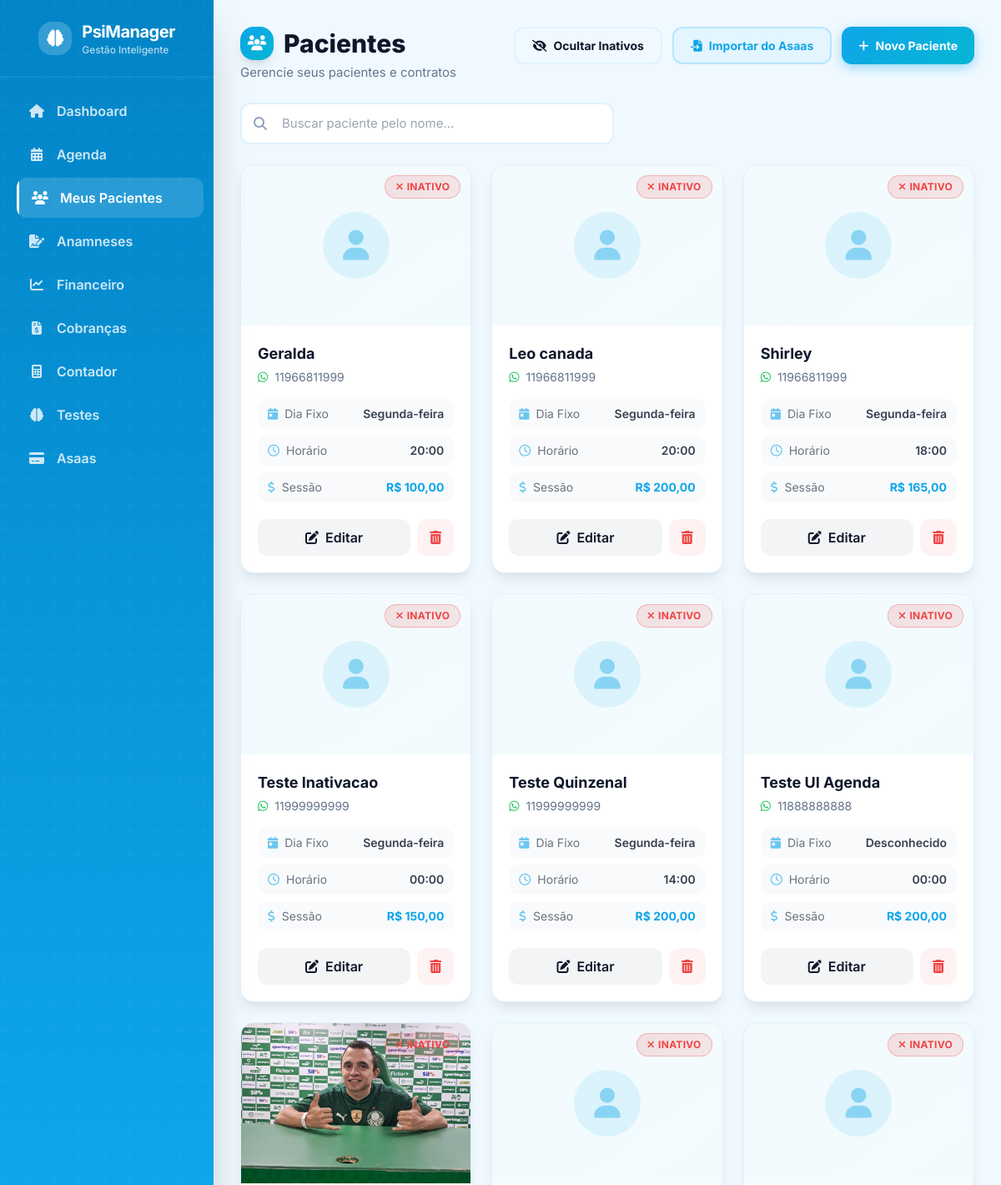
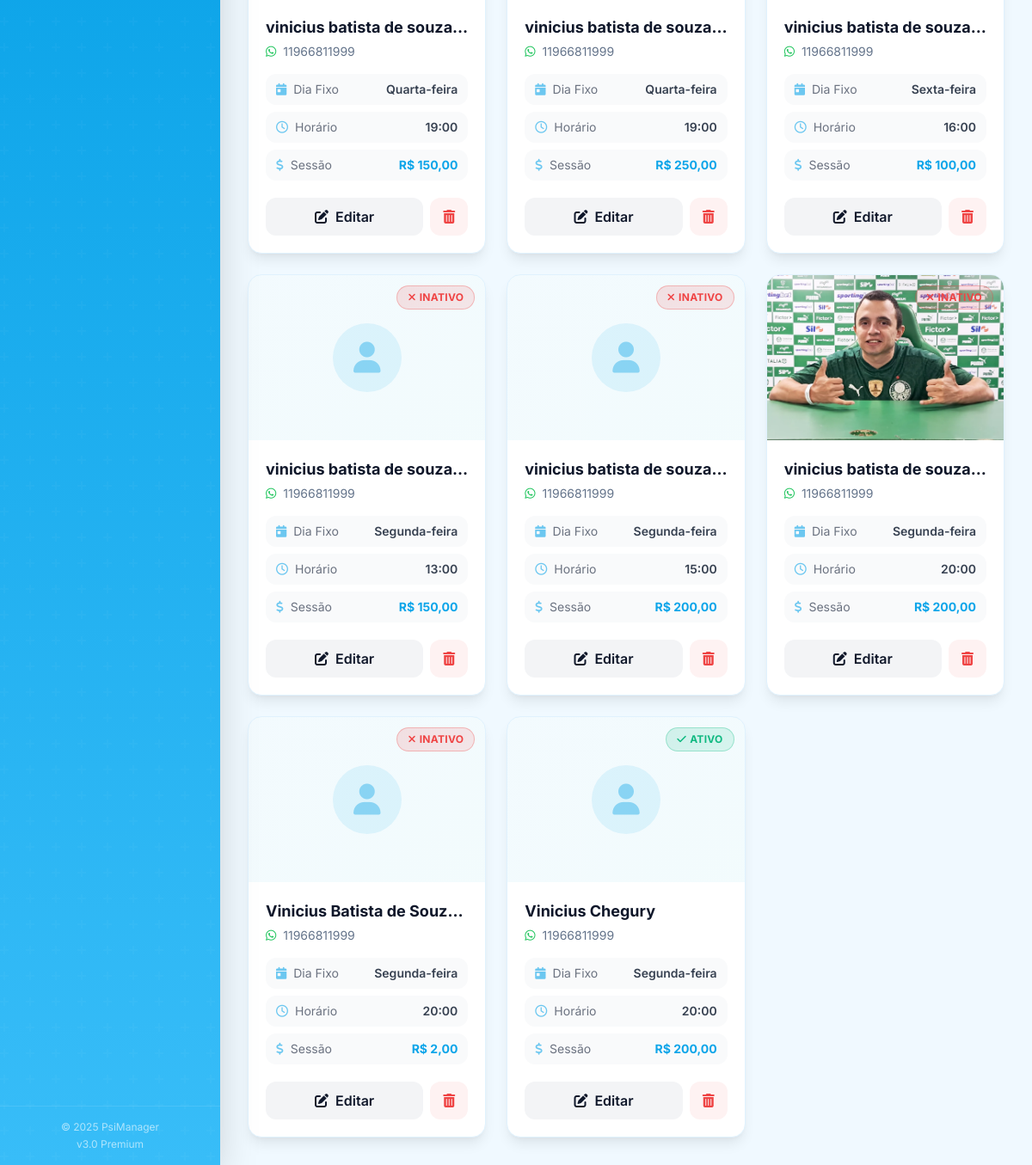
/pacientes.php?show_inactive=1, run on the app's committed database (2 pictures, top to bottom).
### tables this page shows
CREATE TABLE `pacientes` (
  `id` int(11) NOT NULL,
  `nome` varchar(100) NOT NULL,
  `cpf` varchar(14) NOT NULL,
  `whatsapp` varchar(20) NOT NULL,
  `email` varchar(100) DEFAULT NULL,
  `dia_semana_fixo` int(11) NOT NULL COMMENT '1=Seg, 2=Ter, 3=Qua, 4=Qui, 5=Sex',
  `horario_fixo` time NOT NULL,
  `valor_sessao` decimal(10,2) NOT NULL,
  `dia_vencimento` int(11) NOT NULL COMMENT 'Dia do mês (ex: 5, 10, 15)',
  `dias_antecedencia` int(11) NOT NULL DEFAULT 5,
  `ativo` tinyint(1) NOT NULL DEFAULT 1,
  `created_at` timestamp NOT NULL DEFAULT current_timestamp(),
  `foto` varchar(255) DEFAULT NULL,
  `frequencia` enum('semanal','quinzenal') DEFAULT 'semanal',
  `semana_inicio` tinyint(1) DEFAULT 1
);

### includes/functions.php (called while the page is built, shortened)
<?php
function formatMoney($value) {
    return 'R$ ' . number_format($value, 2, ',', '.');
}
function getDayName($dayNumber) {
    $days = [
        1 => 'Segunda-feira',
        2 => 'Terça-feira',
        3 => 'Quarta-feira',
        4 => 'Quinta-feira',
        5 => 'Sexta-feira',
        6 => 'Sábado',
        7 => 'Domingo'
    ];
    return $days[$dayNumber] ?? 'Desconhecido';
}
?>

### pacientes.php (the view, shortened to what this page needs)
<?php
require_once __DIR__ . '/config/db.php';
require_once __DIR__ . '/includes/functions.php';
include __DIR__ . '/includes/header.php';
$showInactive = isset($_GET['show_inactive']) && $_GET['show_inactive'] == '1';
$sql = "SELECT * FROM pacientes";
$sql .= " ORDER BY nome ASC";
$stmt = $pdo->query($sql);
$pacientes = $stmt->fetchAll();
?>
<div class="page-header mb-6">
    <div>
        <h2 class="page-title flex items-center gap-3">
            <span class="w-10 h-10 bg-gradient-to-br from-primary to-accent rounded-xl flex items-center justify-center text-white shadow-lg">
                <i class="fas fa-users text-lg"></i>
            </span>
            Pacientes
        </h2>
        <p class="page-subtitle">Gerencie seus pacientes e contratos</p>
    </div>
    <div class="flex flex-wrap gap-2 sm:gap-3 mt-4 sm:mt-0">
        <?php if ($showInactive): ?>
            <a href="pacientes.php" class="btn btn-secondary"><i class="fas fa-eye-slash"></i> <span class="hidden sm:inline">Ocultar Inativos</span></a>
        <?php else: ?>
            <a href="pacientes.php?show_inactive=1" class="btn btn-secondary"><i class="fas fa-eye"></i> <span class="hidden sm:inline">Mostrar Inativos</span></a>
        <?php endif; ?>
        <a href="pacientes_importar_asaas.php" class="btn btn-secondary border-primary/20 text-primary bg-primary/5 hover:bg-primary/10">
            <i class="fas fa-file-import"></i> <span>Importar do Asaas</span>
        </a>
        <a href="cadastro.php" class="btn btn-primary"><i class="fas fa-plus"></i> <span>Novo Paciente</span></a>
    </div>
</div>
<div class="mb-6">
    <div class="search-box w-full sm:max-w-md">
        <input type="text" id="search-pacientes" placeholder="Buscar paciente pelo nome..." class="w-full py-3">
    </div>
</div>
<div id="pacientes-grid" class="grid grid-cols-1 sm:grid-cols-2 lg:grid-cols-3 xl:grid-cols-4 gap-4 md:gap-6">
    <?php if (empty($pacientes)): ?>
        <div class="col-span-full">
            <div class="card-shadow">
                <div class="empty-state py-12">
                    <div class="empty-state-icon"><i class="fas fa-user-plus"></i></div>
                    <p class="empty-state-title">Nenhum paciente encontrado</p>
                    <p class="empty-state-text">Comece cadastrando seu primeiro paciente</p>
                    <a href="cadastro.php" class="btn btn-primary mt-4"><i class="fas fa-plus"></i> Cadastrar Paciente</a>
                </div>
            </div>
        </div>
    <?php else: ?>
        <?php foreach ($pacientes as $paciente): ?>
        <div class="card-shadow overflow-hidden group" data-searchable="<?php echo htmlspecialchars(strtolower($paciente['nome'] . ' ' . $paciente['whatsapp'] . ' ' . $paciente['email'])); ?>">
            <div class="relative h-40 sm:h-48 bg-gradient-to-br from-primary/5 to-accent/5 overflow-hidden">
                <?php if (!empty($paciente['foto']) && file_exists(__DIR__ . '/public/uploads/pacientes/' . $paciente['foto'])): ?>
                    <img src="public/uploads/pacientes/<?php echo $paciente['foto']; ?>" alt="<?php echo htmlspecialchars($paciente['nome']); ?>" class="w-full h-full object-cover group-hover:scale-105 transition-transform duration-500">
                <?php else: ?>
                    <div class="w-full h-full flex items-center justify-center">
                        <div class="w-20 h-20 rounded-full bg-primary/10 flex items-center justify-center">
                            <i class="fas fa-user text-4xl text-primary/40"></i>
                        </div>
                    </div>
                <?php endif; ?>
                <div class="absolute top-3 right-3">
                    <?php if ($paciente['ativo']): ?>
                        <span class="badge badge-success"><i class="fas fa-check text-xs"></i> Ativo</span>
                    <?php else: ?>
                        <span class="badge badge-danger"><i class="fas fa-times text-xs"></i> Inativo</span>
                    <?php endif; ?>
                </div>
            </div>
            <div class="p-4 sm:p-5">
                <h3 class="text-lg font-bold text-text-main mb-1 truncate"><?php echo htmlspecialchars($paciente['nome']); ?></h3>
                <p class="text-sm text-text-light mb-4 flex items-center gap-2">
                    <i class="fab fa-whatsapp text-green-500"></i> <?php echo htmlspecialchars($paciente['whatsapp']); ?>
                </p>
                <div class="space-y-2 mb-5">
                    <div class="flex justify-between items-center text-sm bg-gray-50 rounded-lg px-3 py-2">
                        <span class="text-gray-500 flex items-center gap-2"><i class="fas fa-calendar-day text-primary/60"></i> Dia Fixo</span>
                        <span class="font-semibold text-gray-700"><?php echo getDayName($paciente['dia_semana_fixo']); ?></span>
                    </div>
                    <div class="flex justify-between items-center text-sm bg-gray-50 rounded-lg px-3 py-2">
                        <span class="text-gray-500 flex items-center gap-2"><i class="far fa-clock text-primary/60"></i> Horário</span>
                        <span class="font-semibold text-gray-700"><?php echo substr($paciente['horario_fixo'], 0, 5); ?></span>
                    </div>
                    <div class="flex justify-between items-center text-sm bg-gray-50 rounded-lg px-3 py-2">
                        <span class="text-gray-500 flex items-center gap-2"><i class="fas fa-dollar-sign text-primary/60"></i> Sessão</span>
                        <span class="font-bold text-primary"><?php echo formatMoney($paciente['valor_sessao']); ?></span>
                    </div>
                </div>
                <div class="flex gap-2">
                    <a href="paciente_editar.php?id=<?php echo $paciente['id']; ?>" class="flex-1 bg-gray-100 hover:bg-primary hover:text-white text-text-main text-center py-2.5 rounded-lg font-semibold transition-all flex items-center justify-center gap-2">
                        <i class="fas fa-edit"></i> <span>Editar</span>
                    </a>
                    <a href="paciente_excluir.php?id=<?php echo $paciente['id']; ?>" onclick="return confirm('Tem certeza que deseja excluir este paciente?');" class="w-11 h-11 bg-red-50 hover:bg-danger hover:text-white text-danger rounded-lg font-semibold transition-all flex items-center justify-center">
                        <i class="fas fa-trash-alt"></i>
                    </a>
                </div>
            </div>
        </div>
        <?php endforeach; ?>
    <?php endif; ?>
</div>
<?php include __DIR__ . '/includes/footer.php'; ?>

### includes/header.php (shortened to what this page needs)
<!DOCTYPE html>
<html lang="pt-BR">
<head>
    <script src="https://cdn.tailwindcss.com"></script>
    <?php
    $basePath = '';
    if (basename(dirname($_SERVER['SCRIPT_FILENAME'])) !== 'public') {
        $basePath = 'public/';
    }
    ?>
    <?php
    $cssFile = $basePath . 'assets/css/style.css';
    $cssRealPath = dirname(__DIR__) . '/public/assets/css/style.css';
    $cacheV = file_exists($cssRealPath) ? filemtime($cssRealPath) : time();
    ?>
    <link rel="stylesheet" href="<?php echo $cssFile; ?>?v=<?php echo $cacheV; ?>">
    <link rel="stylesheet" href="https://cdnjs.cloudflare.com/ajax/libs/font-awesome/6.5.0/css/all.min.css">
</head>
<body class="bg-bg-color text-text-main font-sans antialiased">
    <div class="flex h-screen overflow-hidden">
        <aside class="sidebar w-64 text-white hidden md:flex flex-col shadow-2xl z-50">
            <div class="p-6 text-center border-b border-white/10">
                <div class="flex items-center justify-center gap-3">
                    <div class="w-10 h-10 bg-white/20 rounded-xl flex items-center justify-center backdrop-blur">
                        <i class="fas fa-brain text-xl"></i>
                    </div>
                    <div class="text-left">
                        <h1 class="text-xl font-bold tracking-tight">PsiManager</h1>
                        <p class="text-xs opacity-70 font-medium">Gestão Inteligente</p>
                    </div>
                </div>
            </div>
            <nav class="flex-1 p-4 space-y-1 overflow-y-auto">
                <?php
                $currentPage = basename($_SERVER['PHP_SELF']);
                $menuItems = [
                    ['icon' => 'fa-home', 'label' => 'Dashboard', 'href' => 'index.php'],
                    ['icon' => 'fa-calendar-alt', 'label' => 'Agenda', 'href' => 'agenda.php'],
                    ['icon' => 'fa-users', 'label' => 'Meus Pacientes', 'href' => 'pacientes.php'],
                    ['icon' => 'fa-file-signature', 'label' => 'Anamneses', 'href' => 'anamneses.php'],
                    ['icon' => 'fa-chart-line', 'label' => 'Financeiro', 'href' => 'financeiro.php'],
                    ['icon' => 'fa-file-invoice-dollar', 'label' => 'Cobranças', 'href' => 'cobrancas.php'],
                    ['icon' => 'fa-calculator', 'label' => 'Contador', 'href' => 'contador.php'],
                    ['icon' => 'fa-brain', 'label' => 'Testes', 'href' => 'testes.php'],
                    ['icon' => 'fa-credit-card', 'label' => 'Asaas', 'href' => 'asaas_config.php'],
                ];
                foreach ($menuItems as $item):
                    $isActive = ($currentPage === $item['href']) ? 'active' : '';
                ?>
                <a href="<?php echo $item['href']; ?>" class="sidebar-link <?php echo $isActive; ?>">
                    <i class="fas <?php echo $item['icon']; ?>"></i>
                    <span><?php echo $item['label']; ?></span>
                </a>
                <?php endforeach; ?>
            </nav>
            <div class="p-4 border-t border-white/10">
                <div class="text-center text-xs opacity-60">
                    <p>&copy; 2025 PsiManager</p>
                    <p class="mt-1">v3.0 Premium</p>
                </div>
            </div>
        </aside>
        <div class="flex-1 flex flex-col overflow-hidden">
            <main class="flex-1 overflow-x-hidden overflow-y-auto bg-bg-color p-4 md:p-6 lg:p-8 animate-fade-in">

### includes/footer.php (shortened to what this page needs)
            </main>
        </div>
    </div>
</body>
</html>

### data on the page
pacientes: ativo 0 (drawn), nome "Geralda", whatsapp "11966811999", dia_semana_fixo "Segunda-feira", horario_fixo "20:00", valor_sessao "R$ 100,00"
pacientes: ativo 0 (drawn), nome "Leo canada", whatsapp "11966811999", dia_semana_fixo "Segunda-feira", horario_fixo "20:00", valor_sessao "R$ 200,00"
pacientes: ativo 0 (drawn), nome "Shirley", whatsapp "11966811999", dia_semana_fixo "Segunda-feira", horario_fixo "18:00", valor_sessao "R$ 165,00"
pacientes: ativo 0 (drawn), nome "Teste Inativacao", whatsapp "11999999999", dia_semana_fixo "Segunda-feira", horario_fixo "00:00", valor_sessao "R$ 150,00"
pacientes: ativo 0 (drawn), nome "Teste Quinzenal", whatsapp "11999999999", dia_semana_fixo "Segunda-feira", horario_fixo "14:00", valor_sessao "R$ 200,00"
pacientes: ativo 0 (drawn), nome "Teste UI Agenda", whatsapp "11888888888", dia_semana_fixo "Desconhecido", horario_fixo "00:00", valor_sessao "R$ 200,00"
pacientes: foto (picture), ativo 0 (drawn), nome "vinicius batista de souz…", whatsapp "11966811999", dia_semana_fixo "Quarta-feira", horario_fixo "19:00", valor_sessao "R$ 150,00"
pacientes: ativo 0 (drawn), nome "vinicius batista de souz…", whatsapp "11966811999", dia_semana_fixo "Quarta-feira", horario_fixo "19:00", valor_sessao "R$ 250,00"
pacientes: ativo 0 (drawn), nome "vinicius batista de souz…", whatsapp "11966811999", dia_semana_fixo "Sexta-feira", horario_fixo "16:00", valor_sessao "R$ 100,00"
pacientes: ativo 0 (drawn), nome "vinicius batista de souz…", whatsapp "11966811999", dia_semana_fixo "Segunda-feira", horario_fixo "13:00", valor_sessao "R$ 150,00"
pacientes: ativo 0 (drawn), nome "vinicius batista de souz…", whatsapp "11966811999", dia_semana_fixo "Segunda-feira", horario_fixo "15:00", valor_sessao "R$ 200,00"
pacientes: foto (picture), ativo 0 (drawn), nome "vinicius batista de souz…", whatsapp "11966811999", dia_semana_fixo "Segunda-feira", horario_fixo "20:00", valor_sessao "R$ 200,00"
pacientes: ativo 0 (drawn), nome "Vinicius Batista de Souz…", whatsapp "11966811999", dia_semana_fixo "Segunda-feira", horario_fixo "20:00", valor_sessao "R$ 2,00"
pacientes: ativo 1 (drawn), nome "Vinicius Chegury", whatsapp "11966811999", dia_semana_fixo "Segunda-feira", horario_fixo "20:00", valor_sessao "R$ 200,00"

### other printed values
$item['label'] "Dashboard"
$item['label'] "Agenda"
$item['label'] "Meus Pacientes"
$item['label'] "Anamneses"
$item['label'] "Financeiro"
$item['label'] "Cobranças"
$item['label'] "Contador"
$item['label'] "Testes"
$item['label'] "Asaas"
